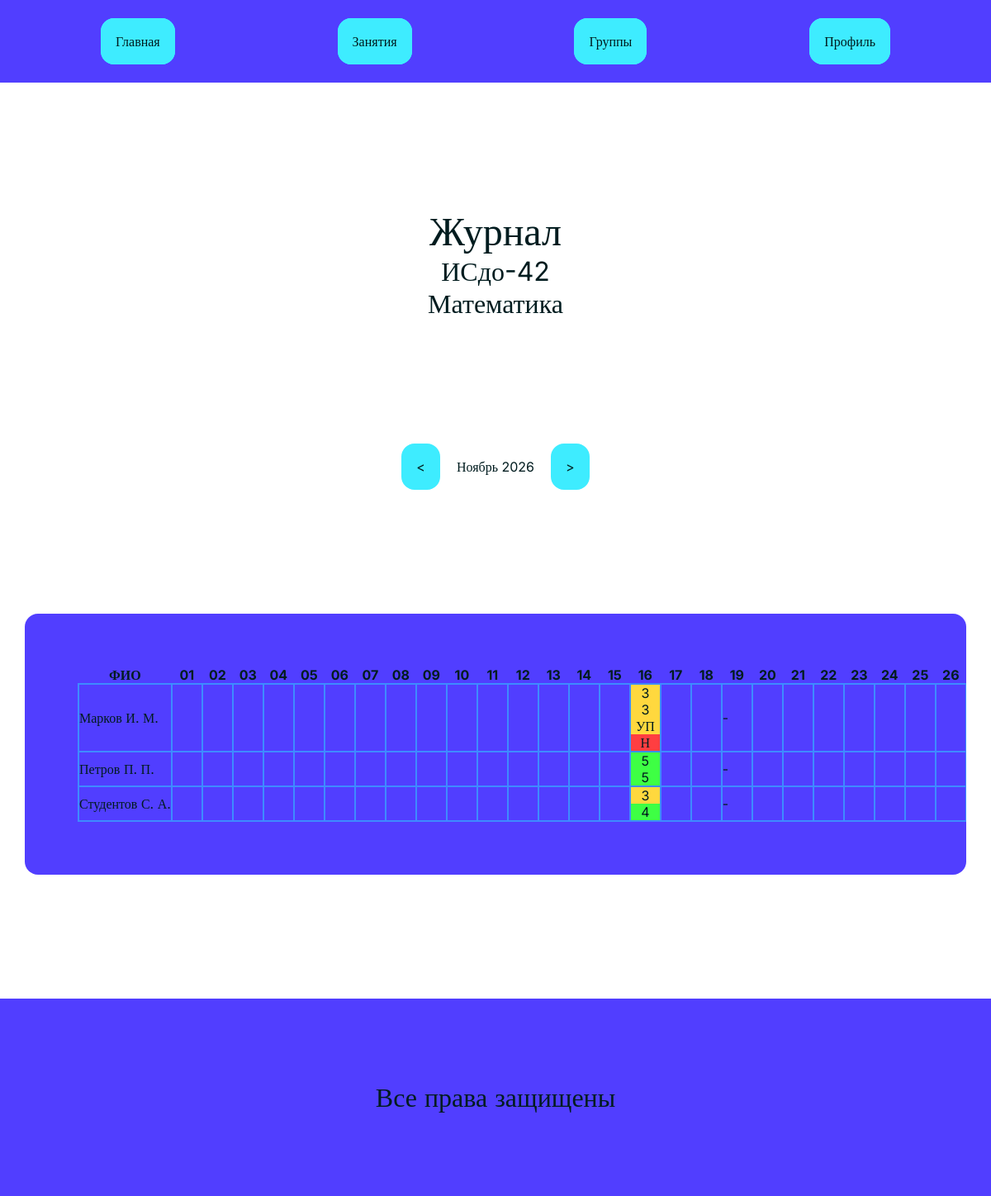
/groups/1/gradebook/1/?month=11 (signed in), run on an earlier commit of the app's database.
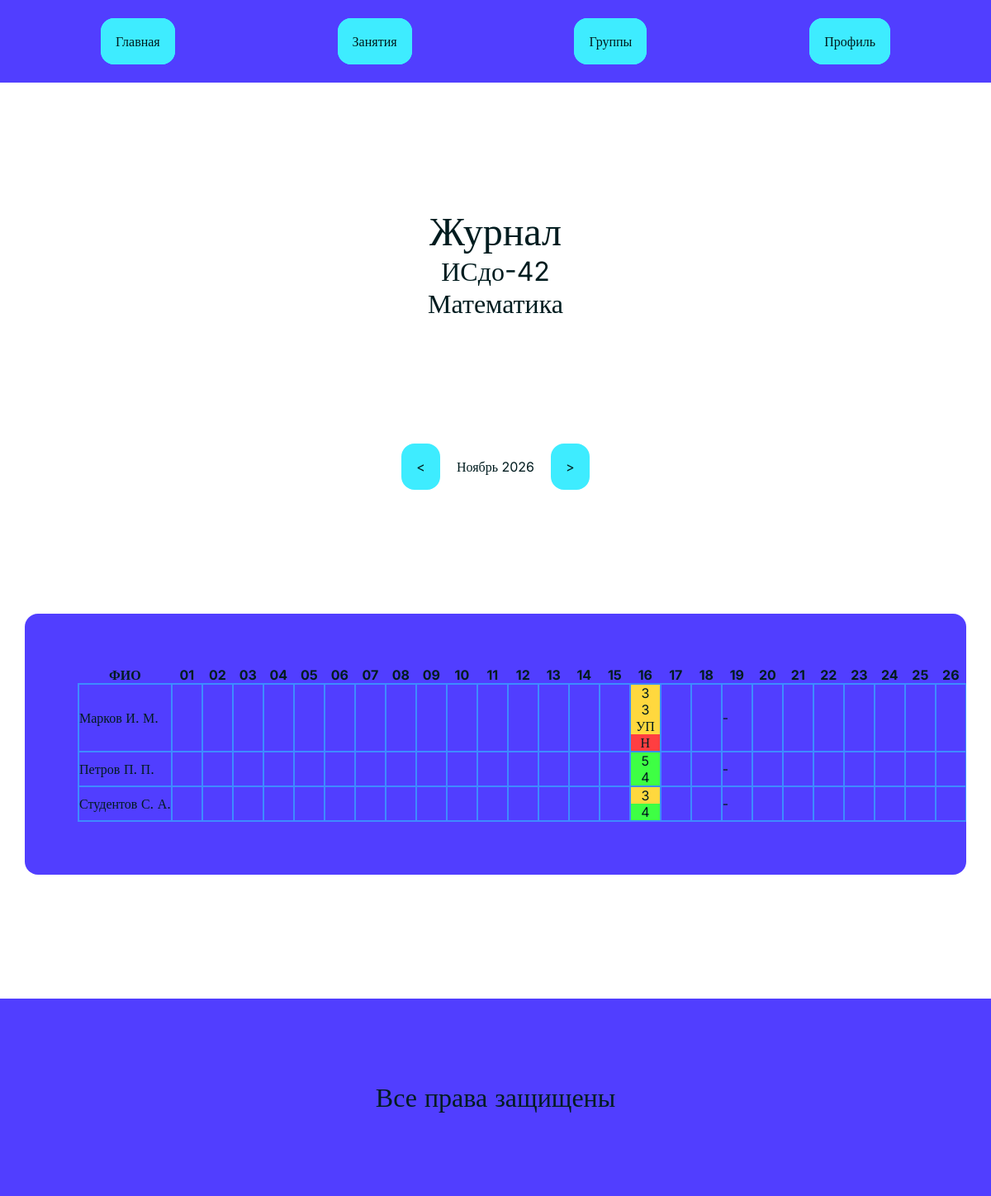
And on a later commit of the database.
### dnevnikapp/models.py (models this page shows, shortened)
class Group(models.Model):
    name = models.CharField(verbose_name="Название")
    course = models.PositiveSmallIntegerField(verbose_name="Курс")
    major = models.ForeignKey("Major", on_delete=models.CASCADE, verbose_name="Направление", related_name="groups")
    class Meta:
        verbose_name="Группа"
        verbose_name_plural="Группы"

class Subject(models.Model):
    name = models.CharField(max_length=150, verbose_name="Название")
    teachers = models.ManyToManyField(CustomUser, through=TeacherSubject, blank=True)
    class Meta:
        verbose_name="Предмет"
        verbose_name_plural="Предметы"

class CustomUser(AbstractUser):
    class Role(models.TextChoices):
        STUDENT = "student", "Student"
        PARENT = "parent", "Parent"
        TEACHER = "teacher", "Teacher"
        ADMIN = "admin", "Admin"
    first_name=models.CharField(max_length=30, null=False, blank=False, verbose_name="Имя")
    last_name=models.CharField(max_length=30, null=False, blank=False, verbose_name="Фамилия")
    patronimic = models.CharField(max_length=30, null=True, blank=True, verbose_name="Отчество")
    role = models.TextField(choices=Role.choices, default=Role.STUDENT, null=True, blank=True, verbose_name="Роль")
    group = models.ForeignKey("Group", null=True, blank=True, verbose_name="Группа", default=None, related_name="students", on_delete=models.SET_NULL)
    subjects = models.ManyToManyField("Subject", through="TeacherSubject", verbose_name="Преподаваемые предметы", blank=True)
    parents = models.ManyToManyField("self", through="ParentChild", null=True, related_name="children", symmetrical=False, verbose_name="Родители", through_fields=("child","parent"))
    REQUIRED_FIELDS=["first_name", "last_name"]
    class Meta:
        verbose_name="Пользователь"
        verbose_name_plural="Пользователи"

class Grade(models.Model):
    lesson = models.ForeignKey(Lesson, on_delete=models.CASCADE, verbose_name="Занятие", related_name="grades")
    student = models.ForeignKey(CustomUser, on_delete=models.CASCADE, verbose_name="Студент", related_name="grades")
    grade = models.PositiveSmallIntegerField(verbose_name="Оценка",validators=[MinValueValidator(2), MaxValueValidator(5)])
    comment = models.CharField(max_length=150, null=True, blank=True, verbose_name="Комментарий")
    class Meta:
        constraints=[
            models.UniqueConstraint(
                fields=["lesson","student"],
                name="grade_per_lesson_and_student"
            )
        ]
        verbose_name = "Оценка"
        verbose_name_plural = "Оценки"
    def get_lesson_url(self):
        return self.lesson.get_absolute_url()

class Absence(models.Model):
    lesson = models.ForeignKey(Lesson, on_delete=models.CASCADE, verbose_name="Занятие", related_name="absences")
    student = models.ForeignKey(CustomUser, on_delete=models.CASCADE, verbose_name="Студент", related_name="absences")
    is_excused=models.BooleanField(default=False, verbose_name="Уважительная причина")
    reason=models.CharField(max_length=150, null=True, blank=True, verbose_name="Причина")
    class Meta:
        constraints=[
            models.UniqueConstraint(
                fields=["lesson","student"],
                name="absence_per_lesson_and_student"
            )
        ]
        verbose_name = "Пропуск"
        verbose_name_plural = "Пропуски"
    def get_lesson_url(self):
        return self.lesson.get_absolute_url()

### dnevnikapp/views.py (the view)
# urls.py: path("groups/<int:groupid>/gradebook/<int:subjectid>/",views.gradeBookView,name="gradebook"),
@login_required
def gradeBookView(request, groupid, subjectid):
    if request.user.role == User.Role.STUDENT:
        if groupid != request.user.group.id:
            raise PermissionDenied
    elif request.user.role == User.Role.PARENT:
        children = request.user.children.filter(group_id=groupid).first()
        if children == None:
            raise PermissionDenied
    if request.GET.get("month"):
        month = int(request.GET.get("month"))
    else:
        return redirect(reverse("gradebook", kwargs={"groupid":groupid, "subjectid":subjectid}) + "?month=9")
    year = timezone.localdate().year
    daysinmonth = calendar.monthrange(year,month)[1]
    days = [date(year, month, day) for day in range(1, daysinmonth+1)]
    startdate = days[0]
    enddate = days[-1]
    prevMonth = 12 if month == 1 else month - 1
    nextMonth = 1 if month == 12 else month + 1
    lessons = list(Lesson.objects.filter(date__lte=enddate, date__gte=startdate, subject_id=subjectid, group_id=groupid))
    students = list(User.objects.filter(group_id=groupid).order_by("last_name"))
    grades = list(Grade.objects.select_related("student__group", "lesson__subject"
                            ).filter(student__group_id=groupid, lesson__subject_id=subjectid, lesson__date__gte=startdate, lesson__date__lte=enddate)
    )
    absences = list(Absence.objects.select_related("student__group", "lesson__subject"
                            ).filter(student__group_id=groupid, lesson__subject_id=subjectid, lesson__date__gte=startdate, lesson__date__lte=enddate)
    )
    if grades:
        group = grades[0].student.group
        subject = grades[0].lesson.subject
    else:
        group = get_object_or_404(Group, pk=groupid)
        subject = get_object_or_404(Subject, pk=subjectid)
    grades_matrix = defaultdict(lambda: defaultdict(list))
    for grade in grades:
        studentid = grade.student_id
        day = grade.lesson.date.day
        grades_matrix[studentid][day].append(grade)
    absences_matrix = defaultdict(lambda: defaultdict(list))
    for absence in absences:
        studentid = absence.student_id
        day = absence.lesson.date.day
        absences_matrix[studentid][day].append(absence)
    for student in students:
        student.gradesbyday = grades_matrix[student.pk]
        student.absencesbyday = absences_matrix[student.pk]
    lessonsbyday = defaultdict(list)
    for lesson in lessons:
        lessonsbyday[lesson.date] = lesson
    context = {
        "group": group,
        "subject": subject,
        "students":students,
        "days":days,
        "startdate":startdate,
        "prevMonth":prevMonth,
        "nextMonth":nextMonth,
        "lessonsbyday":lessonsbyday,
    }
    return render(request, "gradebook.html", context=context)

### dnevnikapp/converters.py (called while the page is built)
    def to_url(self, value: date) -> str:
        return value.strftime("%d-%m-%Y")

### dnevnikapp/models.py (called while the page is built)
    def get_absolute_url(self):
        return reverse("lessons", kwargs={"lessonid":self.pk})

### dnevnikapp/templatetags/gradebook_tags.py (called while the page is built)
@register.filter
def get_item(dictionary, key):
    if dictionary:
        return dictionary.get(key)
    return None

### dnevnikapp/templates/gradebook.html (shortened to what this page needs)
{% extends 'baseheader.html' %}
{% load static %}
{% load gradebook_tags %}
{% block head %}
    <link rel="stylesheet" href="{% static 'css/gradebook.css' %}">
{% endblock %}
{% block content %}
    <div class="centerdiv centerpadding">
        <div class="headingsdiv">
            <h1>Журнал</h1>
            <h2>{{ group.name }}</h2>
            <h2>{{ subject.name }}</h2>
        </div>
        <div class="valueslider">
            <a href="{% url request.resolver_match.view_name groupid=group.id subjectid=subject.id %}?month={{ prevMonth }}" class="button"><</a>
            <p>{{ startdate|date:"F Y" }}</p>
            <a href="{% url request.resolver_match.view_name groupid=group.id subjectid=subject.id %}?month={{ nextMonth }}" class="button">></a>
        </div>
        <div class="mainblock gradebook">
            <table class="">
                <thead>
                    <tr>
                        <th>ФИО</th>
                        {% for day in days %}
                            <th>{{ day|date:"d" }}</th>
                        {% endfor %}
                    </tr>
                </thead>
                <tbody>
                    {% for student in students %}
                        <tr>
                            <td>{{ student.last_name }} {{ student.first_name|slice:1 }}. {{ student.patronimic|slice:1 }}.</td>
                            {% for day in days %}
                            <td class="day">
                                {% if lessonsbyday|get_item:day %}
                                    {% if student.gradesbyday|get_item:day.day %}
                                        {% for grade in student.gradesbyday|get_item:day.day %}
                                            <a href="{{ grade.get_lesson_url }}" class="lessongrade {% if grade.grade >= 4 %}grade-good{% elif grade.grade == 3 %}grade-ok{% elif grade.grade == 2 %}grade-bad{% endif %}">
                                                {{ grade.grade }}
                                            </a>
                                        {% endfor %}
                                    {% else %}
                                        {% with lessonsbyday|get_item:day as lesson %}
                                            <a href="{{ lesson.get_absolute_url }}">-</a>
                                        {% endwith %}
                                    {% endif %}
                                {% else %}
                                    <p></p>
                                {% endif %}
                                {% if student.absencesbyday|get_item:day.day %}
                                    {% for absence in student.absencesbyday|get_item:day.day %}
                                            {% if absence.is_excused %}
                                            <a href="{{ absence.get_lesson_url }}" class="lessonabsence absence-excused">УП</a>
                                            {% else %}
                                            <a href="{{ absence.get_lesson_url }}" class="lessonabsence absence">Н</a>
                                            {% endif %}
                                    {% endfor %}
                                {% else %}
                                <p></p>
                                {% endif %}
                            </td>
                            {% endfor %}
                        </tr>
                    {% endfor %}
                </tbody>
            </table>
        </div>
    </div>
{% endblock %}

### dnevnikapp/templates/baseheader.html
{% extends 'base.html' %}
{% load static %}
{% block header %}
    <header>
        <nav>
            <ul>
                {% for link in headerlinks %}
                    <li><a href="{{ link.url }}" class="button">{{ link.title }}</a></li>
                {% endfor %}
            </ul>
        </nav>
    </header>
{% endblock %}

### dnevnikapp/templates/base.html (shortened to what this page needs)
{% load static %}
<!DOCTYPE html>
<html lang="en">
<head>
    <link rel="stylesheet" href="{% static 'css/style.css' %}">
    {% block head %}{% endblock %}
</head>
<body>
    {% block header %}{% endblock %}
    <main>
        {% block content %}{% endblock %}
    </main>
    <footer>
        <p>Все права защищены</p>
    </footer>
</body>
</html>

### dnevnikapp/static/css/style.css (style rules this page uses)
:root { --backgroundcolor:#fefefe; --maincolor:#513eff; --additionalcolor:#3e8bff; --accentcolor:#3eecff; --errorcolor:#ff3e41; --successcolor:#3eff44; --warningcolor:#ffd83e; --textcolor:#001c1f; --h1size:48px; --h2size:32px; --h3size:24px; --mainsize:16px; }
* { margin:0; padding:0; font-family: "Inter"; word-break: normal; color:var(--textcolor); }
h1 { font-size: var(--h1size); font-weight:normal; }
h2 { font-size: var(--h2size); font-weight:normal; }
p, span { font-size: var(--mainsize); }
a { text-decoration: none; }
.button { color:var(--textcolor); --basecol: var(--accentcolor); --backcol:var(--basecol); --bordercol:var(--basecol); background-color: var(--backcol); border:none; text-decoration: none; text-align: center; padding:16px; border-radius: 16px; font-size: var(--mainsize); border-style: solid; border-width: 2px; border-color: var(--bordercol); }
header { background-color: var(--maincolor); }
header ul { display:flex; list-style: none; padding:0 122px 0 122px; height:100px; justify-content: space-between; align-items: center; word-break: normal; }
header a { word-break: normal; }
footer { background-color: var(--maincolor); padding:100px 122px 100px 122px; color:var(--backgroundcolor); text-align: center; }
footer * { font-size: 32px; }
.centerdiv { display:flex; flex-direction: column; justify-content: center; align-items: center; row-gap: 150px; }
.centerpadding { padding:150px 30px 150px 30px; }
.headingsdiv { text-align: center; }
.mainblock { box-sizing: border-box; background-color: var(--maincolor); border-radius: 16px; padding:64px; width:100%; display: flex; flex-direction: column; gap:16px; }
.valueslider { display:flex; align-items: center; justify-content: center; gap:20px; }
.lessonabsence, .lessongrade { text-align: center; word-break: keep-all; }
.grade-good { background-color: var(--successcolor); }
.grade-ok { background-color: var(--warningcolor); }
.absence { background-color: var(--errorcolor); }
.absence-excused { background-color: var(--warningcolor); }

### dnevnikapp/static/css/gradebook.css (style rules this page uses)
.gradebook { overflow-x:scroll; }
.gradebook table { min-width: max-content; width: 100%; border-collapse: collapse; }
.gradebook td { white-space: nowrap; width:35px; border:2px solid var(--additionalcolor); }
.gradebook td > a { display: block; height:100% !important; width: 100% !important; box-sizing: border-box; }

What changed in the data, as far as the page shows it:
changed Grade (number 4 of 6 on the later page): grade "5" → "4"
